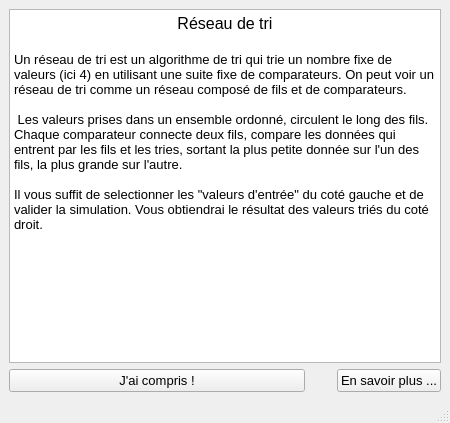
<?xml version="1.0" encoding="UTF-8"?>
<ui version="4.0">
 <class>secondFen</class>
 <widget class="QMainWindow" name="secondFen">
  <property name="geometry">
   <rect>
    <x>0</x>
    <y>0</y>
    <width>450</width>
    <height>423</height>
   </rect>
  </property>
  <property name="windowTitle">
   <string>MainWindow</string>
  </property>
  <widget class="QWidget" name="centralwidget">
   <layout class="QGridLayout" name="gridLayout">
    <item row="0" column="0">
     <layout class="QVBoxLayout" name="verticalLayout">
      <item>
       <widget class="QTextEdit" name="textEdit">
        <property name="enabled">
         <bool>true</bool>
        </property>
        <property name="cursor" stdset="0">
         <cursorShape>ArrowCursor</cursorShape>
        </property>
        <property name="mouseTracking">
         <bool>false</bool>
        </property>
        <property name="inputMethodHints">
         <set>Qt::ImhMultiLine</set>
        </property>
        <property name="undoRedoEnabled">
         <bool>true</bool>
        </property>
        <property name="readOnly">
         <bool>true</bool>
        </property>
        <property name="html">
         <string>&lt;!DOCTYPE HTML PUBLIC &quot;-//W3C//DTD HTML 4.0//EN&quot; &quot;http://www.w3.org/TR/REC-html40/strict.dtd&quot;&gt;
&lt;html&gt;&lt;head&gt;&lt;meta name=&quot;qrichtext&quot; content=&quot;1&quot; /&gt;&lt;style type=&quot;text/css&quot;&gt;
p, li { white-space: pre-wrap; }
&lt;/style&gt;&lt;/head&gt;&lt;body style=&quot; font-family:'MS Shell Dlg 2'; font-size:7.8pt; font-weight:400; font-style:normal;&quot;&gt;
&lt;p align=&quot;center&quot; style=&quot; margin-top:0px; margin-bottom:0px; margin-left:0px; margin-right:0px; -qt-block-indent:0; text-indent:0px;&quot;&gt;&lt;span style=&quot; font-family:'MS Shell Dlg 2'; font-size:12pt;&quot;&gt;Réseau de tri&lt;/span&gt;&lt;/p&gt;
&lt;p style=&quot;-qt-paragraph-type:empty; margin-top:0px; margin-bottom:0px; margin-left:0px; margin-right:0px; -qt-block-indent:0; text-indent:0px; font-family:'MS Shell Dlg 2'; font-size:12pt;&quot;&gt;&lt;br /&gt;&lt;/p&gt;
&lt;p style=&quot; margin-top:0px; margin-bottom:0px; margin-left:0px; margin-right:0px; -qt-block-indent:0; text-indent:0px;&quot;&gt;&lt;span style=&quot; font-family:'MS Shell Dlg 2'; font-size:10pt;&quot;&gt;Un réseau de tri est un algorithme de tri qui trie un nombre fixe de valeurs (ici 4) en utilisant une suite fixe de comparateurs. On peut voir un réseau de tri comme un réseau composé de fils et de comparateurs.&lt;/span&gt;&lt;/p&gt;
&lt;p style=&quot;-qt-paragraph-type:empty; margin-top:0px; margin-bottom:0px; margin-left:0px; margin-right:0px; -qt-block-indent:0; text-indent:0px; font-family:'MS Shell Dlg 2'; font-size:10pt;&quot;&gt;&lt;br /&gt;&lt;/p&gt;
&lt;p style=&quot; margin-top:0px; margin-bottom:0px; margin-left:0px; margin-right:0px; -qt-block-indent:0; text-indent:0px;&quot;&gt;&lt;span style=&quot; font-family:'MS Shell Dlg 2'; font-size:10pt;&quot;&gt; Les valeurs prises dans un ensemble ordonné, circulent le long des fils. Chaque comparateur connecte deux fils, compare les données qui entrent par les fils et les tries, sortant la plus petite donnée sur l'un des fils, la plus grande sur l'autre.&lt;/span&gt;&lt;/p&gt;
&lt;p style=&quot;-qt-paragraph-type:empty; margin-top:0px; margin-bottom:0px; margin-left:0px; margin-right:0px; -qt-block-indent:0; text-indent:0px; font-family:'MS Shell Dlg 2'; font-size:10pt;&quot;&gt;&lt;br /&gt;&lt;/p&gt;
&lt;p style=&quot; margin-top:0px; margin-bottom:0px; margin-left:0px; margin-right:0px; -qt-block-indent:0; text-indent:0px;&quot;&gt;&lt;span style=&quot; font-family:'MS Shell Dlg 2'; font-size:10pt;&quot;&gt;Il vous suffit de selectionner les &amp;quot;valeurs d'entrée&amp;quot; du coté gauche et de valider la simulation. Vous obtiendrai le résultat des valeurs triés du coté droit.&lt;/span&gt;&lt;/p&gt;
&lt;p style=&quot;-qt-paragraph-type:empty; margin-top:0px; margin-bottom:0px; margin-left:0px; margin-right:0px; -qt-block-indent:0; text-indent:0px; font-family:'MS Shell Dlg 2'; font-size:10pt;&quot;&gt;&lt;br /&gt;&lt;/p&gt;&lt;/body&gt;&lt;/html&gt;</string>
        </property>
        <property name="textInteractionFlags">
         <set>Qt::TextSelectableByMouse</set>
        </property>
       </widget>
      </item>
      <item>
       <layout class="QHBoxLayout" name="horizontalLayout">
        <item>
         <widget class="QPushButton" name="pushButtonCompris">
          <property name="sizePolicy">
           <sizepolicy hsizetype="Fixed" vsizetype="Fixed">
            <horstretch>0</horstretch>
            <verstretch>0</verstretch>
           </sizepolicy>
          </property>
          <property name="maximumSize">
           <size>
            <width>167704</width>
            <height>16777215</height>
           </size>
          </property>
          <property name="font">
           <font>
            <pointsize>10</pointsize>
           </font>
          </property>
          <property name="text">
           <string>J'ai compris !</string>
          </property>
         </widget>
        </item>
        <item>
         <spacer name="horizontalSpacer">
          <property name="orientation">
           <enum>Qt::Horizontal</enum>
          </property>
          <property name="sizeType">
           <enum>QSizePolicy::Fixed</enum>
          </property>
          <property name="sizeHint" stdset="0">
           <size>
            <width>26</width>
            <height>20</height>
           </size>
          </property>
         </spacer>
        </item>
        <item>
         <widget class="QPushButton" name="pushButtonEnSavoir">
          <property name="sizePolicy">
           <sizepolicy hsizetype="Fixed" vsizetype="Fixed">
            <horstretch>0</horstretch>
            <verstretch>0</verstretch>
           </sizepolicy>
          </property>
          <property name="font">
           <font>
            <pointsize>10</pointsize>
           </font>
          </property>
          <property name="text">
           <string>En savoir plus ...</string>
          </property>
         </widget>
        </item>
       </layout>
      </item>
     </layout>
    </item>
   </layout>
  </widget>
  <widget class="QMenuBar" name="menubar">
   <property name="geometry">
    <rect>
     <x>0</x>
     <y>0</y>
     <width>450</width>
     <height>26</height>
    </rect>
   </property>
  </widget>
  <widget class="QStatusBar" name="statusbar"/>
 </widget>
 <resources/>
 <connections>
  <connection>
   <sender>pushButtonCompris</sender>
   <signal>clicked()</signal>
   <receiver>secondFen</receiver>
   <slot>close()</slot>
   <hints>
    <hint type="sourcelabel">
     <x>138</x>
     <y>369</y>
    </hint>
    <hint type="destinationlabel">
     <x>224</x>
     <y>211</y>
    </hint>
   </hints>
  </connection>
 </connections>
</ui>
